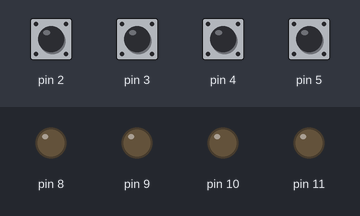
Bench run of a sketch on a simulated Arduino Uno, built with avr-gcc and run on an emulated ATmega328P. Shown: output pins drawn as LEDs (lit = HIGH). The inputs (shaded band) are chosen by the test bench; at power-on: pin 2–5 HIGH.

Above: at 1.2 s.
1.3 s: pin 2 pulled LOW for 0.15 s
At 1.8 s:
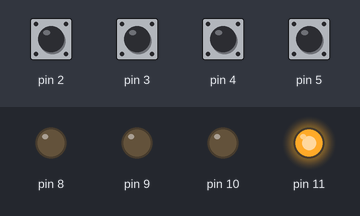
Timing chart, 0 to 4.3 s (numbered marks = the images above; inputs shaded):
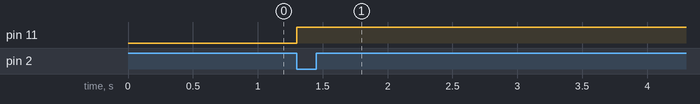

Measured:
- after the input at 1.3 s, pin 11: LOW → HIGH at once

The sketch:

lab2pass.ino
```cpp
bool buttonstate = 0;
bool ledd10=0;
bool ledon= 0;
void setup() {
  Serial.begin(9600); // start serial communication at 9600 baud
  for (int i = 2; i != 6; i++) {
    pinMode(i, INPUT_PULLUP);
  }
  for(int i=8;i<12;i++)
  {
    pinMode(i,OUTPUT);
  }
}

void loop() {
  for (int j = 2; j < 6; j++) {
    buttonstate = digitalRead(j);
    if (!buttonstate) {
      //Serial.print("Button ");
      if((j-1)==1)
      {
        if(ledon==0){
          digitalWrite(11,HIGH);
          delay(500);
          ledon=1;
        }
        else
        {
          digitalWrite(11,LOW);
          delay(500);
          ledon = 0;
        }
      }
    }
  }
}
```
